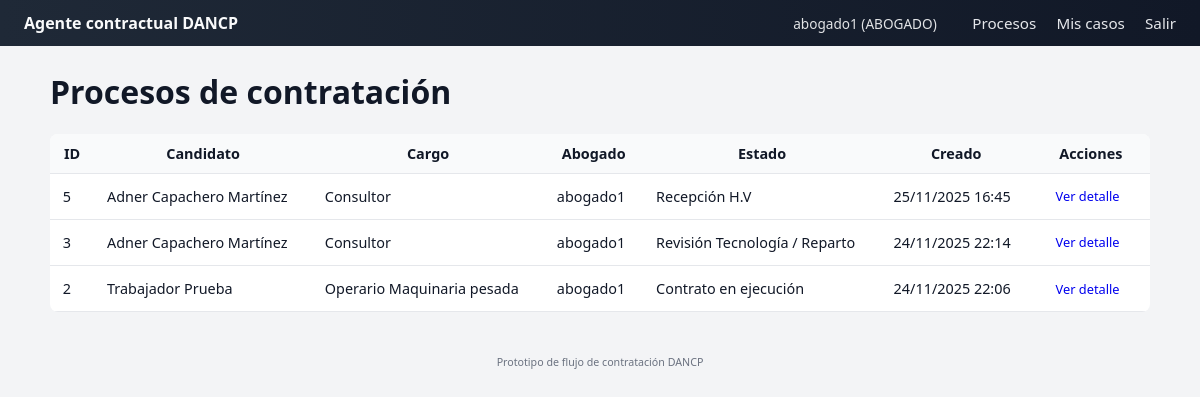
The page / (signed in) on the database its author committed.
### app.py (models this page shows, shortened)
class User(db.Model, UserMixin):
    __tablename__ = "usuarios"
    id = db.Column(db.Integer, primary_key=True)
    username = db.Column(db.String(80), unique=True, nullable=False)
    password_hash = db.Column(db.String(255), nullable=False)
    rol = db.Column(db.String(20), nullable=False)  # "USUARIO" o "ABOGADO"
    procesos_abogado = db.relationship(
        "ProcesoContratacion",
        back_populates="abogado",
        lazy="dynamic",
    )

class ProcesoContratacion(db.Model):
    __tablename__ = "procesos_contratacion"
    id = db.Column(db.Integer, primary_key=True)
    nombre_candidato = db.Column(db.String(120), nullable=False)
    telefono = db.Column(db.String(50))
    identificacion = db.Column(db.String(50))
    correo = db.Column(db.String(120))
    cargo = db.Column(db.String(120), nullable=False)
    area = db.Column(db.String(120))
    cv_filename = db.Column(db.String(255))  # archivo almacenado
    estado_index = db.Column(db.Integer, default=0)
    observaciones = db.Column(db.Text)
    abogado_id = db.Column(db.Integer, db.ForeignKey("usuarios.id"))
    abogado = db.relationship("User", back_populates="procesos_abogado")
    fecha_creacion = db.Column(db.DateTime, default=datetime.utcnow)
    fecha_actualizacion = db.Column(
        db.DateTime, default=datetime.utcnow, onupdate=datetime.utcnow
    )
    def estado_actual(self) -> str:
        try:
            return ESTADOS_PROCESO[self.estado_index]
        except IndexError:
            return "Desconocido"

### app.py (the view)
@app.route("/")
@login_required
def index():
    if current_user.rol == "ABOGADO":
        procesos = ProcesoContratacion.query.filter_by(
            abogado_id=current_user.id
        ).order_by(ProcesoContratacion.fecha_creacion.desc()).all()
    else:
        procesos = ProcesoContratacion.query.order_by(
            ProcesoContratacion.fecha_creacion.desc()
        ).all()
    return render_template(
        "index.html",
        procesos=procesos,
        ESTADOS=ESTADOS_PROCESO,
    )

### app.py (called while the page is built)
@login_manager.user_loader
def load_user(user_id):
    return User.query.get(int(user_id))

### templates/index.html (shortened to what this page needs)
{% extends "base.html" %}
{% block content %}
<h1>Procesos de contratación</h1>
<table class="tabla">
    <thead>
    <tr>
        <th>ID</th>
        <th>Candidato</th>
        <th>Cargo</th>
        <th>Abogado</th>
        <th>Estado</th>
        <th>Creado</th>
        <th>Acciones</th>
    </tr>
    </thead>
    <tbody>
    {% for p in procesos %}
        <tr>
            <td>{{ p.id }}</td>
            <td>{{ p.nombre_candidato }}</td>
            <td>{{ p.cargo }}</td>
            <td>{{ p.abogado.username if p.abogado else '-' }}</td>
            <td>{{ p.estado_actual() }}</td>
            <td>{{ p.fecha_creacion.strftime("%d/%m/%Y %H:%M") }}</td>
            <td>
                <a class="btn btn-small" href="{{ url_for('detalle_proceso', proceso_id=p.id) }}">
                    Ver detalle
                </a>
            </td>
        </tr>
    {% else %}
        <tr>
            <td colspan="7" style="text-align:center;">No hay procesos registrados.</td>
        </tr>
    {% endfor %}
    </tbody>
</table>
{% endblock %}

### templates/base.html (shortened to what this page needs)
<!DOCTYPE html>
<html lang="es">
<head>
    <link rel="stylesheet" href="{{ url_for('static', filename='css/styles.css') }}">
</head>
<body>
<nav class="navbar">
    <div class="navbar-brand">Agente contractual DANCP</div>
    <div class="navbar-links">
        {% if current_user.is_authenticated %}
            <span class="navbar-user">
                {{ current_user.username }} ({{ current_user.rol }})
            </span>
            <a href="{{ url_for('index') }}">Procesos</a>
            {% if current_user.rol == 'ABOGADO' %}
                <a href="{{ url_for('mis_casos') }}">Mis casos</a>
            {% endif %}
            <a href="{{ url_for('logout') }}">Salir</a>
        {% else %}
            <a href="{{ url_for('login') }}">Iniciar sesión</a>
        {% endif %}
    </div>
</nav>
<main class="container">
    {% block content %}{% endblock %}
</main>
<footer class="footer">
    <small>Prototipo de flujo de contratación DANCP</small>
</footer>
</body>
</html>

### static/css/styles.css (style rules this page uses)
body { font-family: system-ui, -apple-system, BlinkMacSystemFont, "Segoe UI", sans-serif; margin: 0; background: #f3f4f6; color: #111827; }
.navbar { display: flex; justify-content: space-between; padding: 0.75rem 1.5rem; background: linear-gradient(90deg, #1f2937, #111827); color: #f9fafb; }
.navbar a { color: #e5e7eb; margin-left: 1rem; text-decoration: none; font-size: 0.95rem; }
.navbar-brand { font-weight: 600; }
.navbar-user { margin-right: 1rem; font-size: 0.85rem; opacity: 0.9; }
.container { max-width: 1100px; margin: 1.5rem auto; padding: 0 1rem; }
.footer { text-align: center; padding: 1rem; font-size: 0.8rem; color: #6b7280; }
.btn { display: inline-block; padding: 0.4rem 0.9rem; border-radius: 0.4rem; border: none; cursor: pointer; font-size: 0.9rem; text-decoration: none; }
.btn-small { font-size: 0.8rem; padding: 0.25rem 0.7rem; }
.tabla { width: 100%; border-collapse: collapse; margin-top: 1rem; background: #ffffff; border-radius: 0.5rem; overflow: hidden; }
.tabla th, .tabla td { padding: 0.6rem 0.8rem; border-bottom: 1px solid #e5e7eb; font-size: 0.9rem; }
.tabla thead { background: #f9fafb; }

### rows shown on the page
User: username "abogado1", rol "ABOGADO"
ProcesoContratacion: id "5", nombre_candidato "Adner Capachero Martínez", cargo "Consultor", abogado "abogado1", estado_actual "Recepción H.V", fecha_creacion "25/11/2025 16:45"
ProcesoContratacion: id "3", nombre_candidato "Adner Capachero Martínez", cargo "Consultor", abogado "abogado1", estado_actual "Revisión Tecnología / Reparto", fecha_creacion "24/11/2025 22:14"
ProcesoContratacion: id "2", nombre_candidato "Trabajador Prueba", cargo "Operario Maquinaria pesada", abogado "abogado1", estado_actual "Contrato en ejecución", fecha_creacion "24/11/2025 22:06"
